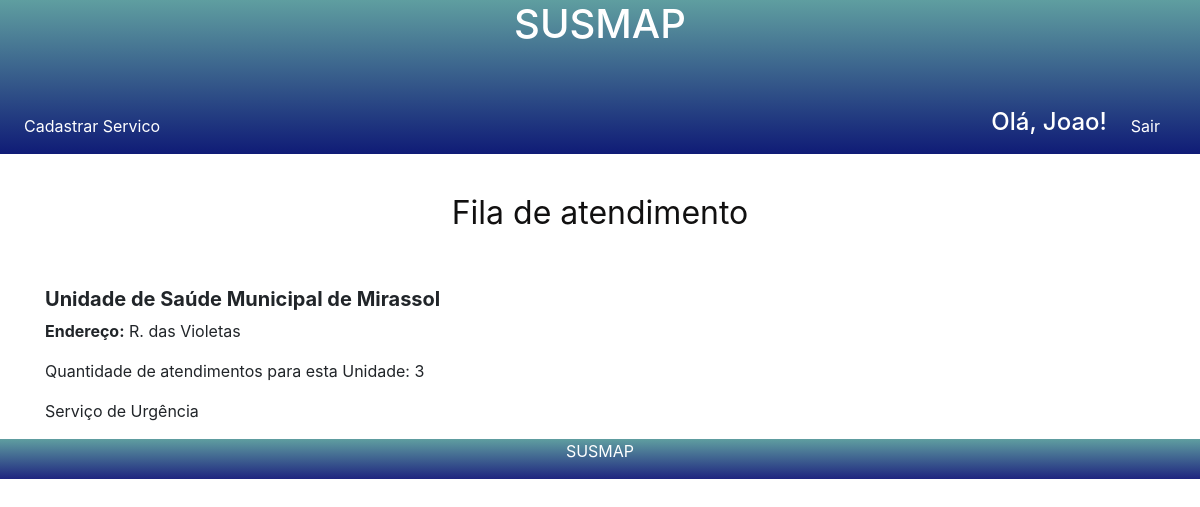
Screenshot of /atendimento/listar (signed in) with the database file from the repository.
### core/models.py (models this page shows)
class Atendente(models.Model):
    unidadeAtendimento = models.CharField(max_length=20)
    user = models.OneToOneField(
        settings.AUTH_USER_MODEL,
        on_delete=models.SET_NULL,
        null=True,
    )

class UnidadeSaude(models.Model):
    nomeUnidadeSaude = models.CharField(max_length=50)
    enderecoUnidade = models.OneToOneField(Endereco, on_delete=models.SET_NULL, null=True)
    servico = models.ManyToManyField(Servico)

class Endereco(models.Model):
    rua = models.CharField(max_length=200, null=False, blank=False)
    numero = models.IntegerField(null=False, blank=False)
    complemento = models.CharField(max_length=200, null=False, blank=False)
    bairro = models.CharField(max_length=50, null=False, blank=False)
    cidade = models.CharField(max_length=100, null=False, blank=False)
    pais = models.CharField(max_length=50, null=False, blank=False)
    def __str__(self):
        return self.rua

class Servico(models.Model):
    nomeServico = models.CharField(max_length=100)
    descricaoServico = models.CharField(max_length=100)
    sintoma = models.ManyToManyField(Sintoma)

### core/views.py (the view)
# urls.py: path('atendimento/listar', views.fila_atendimento, name='fila-atendimento'),
@login_required(login_url='/login/')
def fila_atendimento(request):
    unidades = UnidadeSaude.objects.all()
    return render(request, 'fila-atendimento.html', {'unidades': unidades})

### templates/fila-atendimento.html (shortened to what this page needs)
{% extends "model-page.html" %}
{% block content %}
<p class="titulo-fila-atendimento">Fila de atendimento</p>
<div class="container">
    {% for unidade in unidades %}
            <div class="row">
            <div class="col">
                <h5 class=""><b>{{unidade.nomeUnidadeSaude}}</b></h5>
                <p class=""><b>Endereço:</b> {{unidade.enderecoUnidade}}</p>
                <p>Quantidade de atendimentos para esta Unidade: {{unidade.atendimento_set.count}}</p>
                {% for servico in unidade.servico.all %}
                <p>{{servico.nomeServico}}</p>
                {% endfor%}
            </div><br>
            </div>
    {% endfor %}
</div>
{% endblock %}

### templates/model-header.html (shortened to what this page needs)
<link rel="stylesheet" href="https://maxcdn.bootstrapcdn.com/bootstrap/4.4.1/css/bootstrap.min.css">
<div class="header text-center">
    <h1>SUSMAP</h1>
    <nav class="navbar navbar-expand-lg menu-inicial">
        <div class="collapse navbar-collapse" id="menu">
          <ul class="navbar-nav">
            {% if request.user.atendente %}
            <li>
                <a class="nav-link" href="/servico/cadastrar">Cadastrar Servico</a>
            </li>
            {% endif %}
          </ul>
        </div>
        {% if request.user.atendente %}
        <div class="mr-4" style="color: rgb(255, 255, 255)">
            <h4>Olá, {{user.atendente.user}}!</h4>
        </div>
        {% endif %}
        <div class="text-right mr-4 logout">
            <a href="/logout/">Sair</a>
        </div>
      </nav>
</div>

### templates/model-header.html (style rules this page uses)
#menu a { color: white; }
.header { background-color: cadetblue; color: white; background-image: linear-gradient(cadetblue, rgba(7, 14, 114, 0.904)); }
.logout a { color: white; }
.navbar { margin-top: 50; }

### templates/fila-atendimento.html (style rules this page uses)
.titulo-fila-atendimento { text-align: center; font-size: 2em; margin-top: 35px; color: rgb(17, 16, 16); margin-bottom: 50; }

### rows the page displays
UnidadeSaude: nomeUnidadeSaude "Unidade de Saúde Municipal de Mirassol", enderecoUnidade "R. das Violetas", atendimento_set.count "3"
Servico: nomeServico "Serviço de Urgência"

### other values shown
{{ user.atendente.user }} "Joao"
